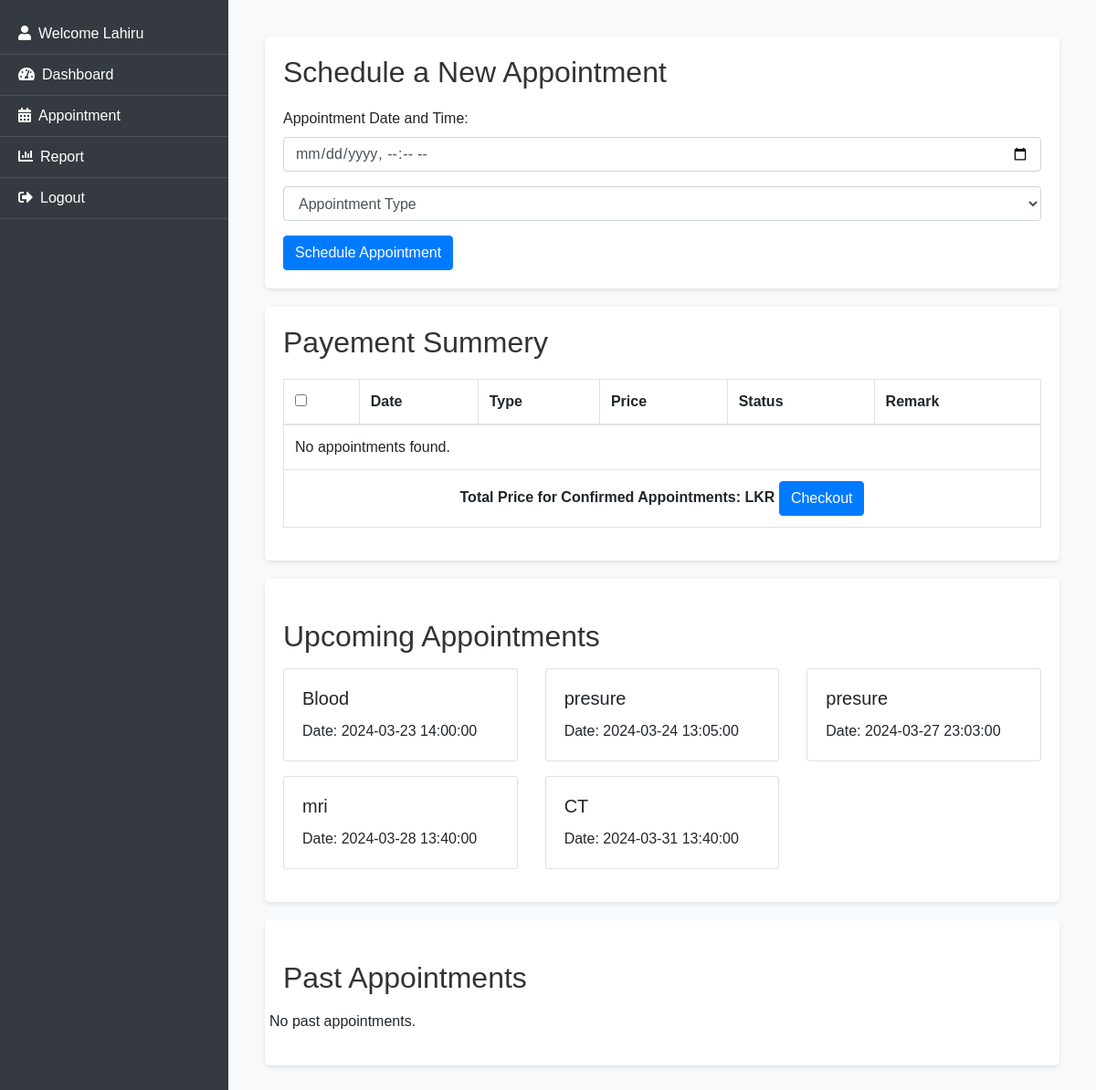
The page /pwelcome.php (signed in) on the database its author committed.
### tables this page shows
CREATE TABLE `appointments` (
  `appointment_id` int(11) NOT NULL,
  `patient_id` int(11) DEFAULT NULL,
  `appointment_date` datetime DEFAULT NULL,
  `status` enum('scheduled','cancelled','confirm','paid') DEFAULT 'scheduled',
  `created_at` timestamp NOT NULL DEFAULT current_timestamp(),
  `app_id` int(11) NOT NULL,
  `remark` varchar(45) NOT NULL
);

CREATE TABLE `appoinment_type` (
  `app_id` int(11) NOT NULL,
  `appoinment_type` varchar(20) NOT NULL,
  `price` double NOT NULL
);

### pwelcome.php (the view, shortened to what this page needs)
<?php
include('db_connection.php');
$user_id = $_SESSION['user_id'];
$upcomingAppointmentsQuery = "
select ap.appointment_date , apt.appoinment_type
from appoinment_type apt
join appointments ap on apt.app_id = ap.app_id
WHERE patient_id = 17 AND ap.status='paid' AND ap.appointment_date > NOW() ORDER BY appointment_date ASC";
$upcomingAppointmentsResult = $conn->query($upcomingAppointmentsQuery);
$pastAppointmentsQuery = "
select ap.appointment_date , apt.appoinment_type
from appoinment_type apt
join appointments ap on apt.app_id = ap.app_id
WHERE patient_id = $user_id AND appointment_date <= NOW() ORDER BY appointment_date DESC";
$pastAppointmentsResult = $conn->query($pastAppointmentsQuery);
?>
<!DOCTYPE html>
<html lang="en">
<head>
    <link rel="stylesheet" href="https://stackpath.bootstrapcdn.com/bootstrap/4.5.2/css/bootstrap.min.css">
    <link rel="stylesheet" href="https://cdnjs.cloudflare.com/ajax/libs/font-awesome/5.15.4/css/all.min.css">
    <link href="https://stackpath.bootstrapcdn.com/bootstrap/4.3.1/css/bootstrap.min.css" rel="stylesheet">
    <link rel="stylesheet" href="css/dashboard.css">
</head>
<body>
    <div class="sidebar">
        <div class="sidebar-item">
            <?php
            if (isset($_SESSION['user_type']) && isset($_SESSION['full_name'])) {
                echo "<a href='#'><i class='fas fa-user mr-2'></i>Welcome " . ucfirst($_SESSION['full_name']) . "</a>";
            }
            ?>
        </div>
        <div class="sidebar-item">
            <a href="pwelcome.php"><i class="fas fa-tachometer-alt mr-2"></i>Dashboard</a>
        </div>
        <div class="sidebar-item">
            <a href="appoinment.php"><i class="fas fa-calendar-alt mr-2"></i>Appointment</a>
        </div>
        <div class="sidebar-item">
            <a href="#"><i class="fas fa-chart-bar mr-2"></i>Report</a>
        </div>
        <div class="sidebar-item logout-btn">
            <?php
            if (isset($_SESSION['user_type']) && isset($_SESSION['full_name'])) {
                echo "<a href='login.php'><i class='fas fa-sign-out-alt mr-2'></i>Logout</a>";
            }
            ?>
        </div>
    </div>
    <div class="main-content">
        <main>
            <section id="schedule-appointment">
                <h2>Schedule a New Appointment</h2>
                <form action="appointment_handler.php" method="post">
                    <div class="form-group">
                        <label for="appointment_date">Appointment Date and Time:</label>
                        <input type="datetime-local" name="appointment_date" id="appointment_date" required class="form-control">
                    </div>
                    <div class="form-group">
                        <select name="appointment_type" id="appointment_type" class="form-control" required>
                            <option value="">Appointment Type</option>
                        </select>
                    </div>
                    <button type="submit" class="btn btn-primary">Schedule Appointment</button>
                </form>
            </section>
            <section id="upcoming-appointments">
                <h2>Payement Summery</h2>
                <?php
                $query = "
                SELECT a.appointment_id, a.appointment_date, apt.*, a.status, u.full_name , a.remark
                FROM appointments a
                JOIN users u ON a.patient_id = u.user_id
                JOIN appoinment_type apt on apt.app_id = a.app_id
                WHERE a.status != 'paid'
            ";
                if (isset($_SESSION['user_type']) && $_SESSION['user_type'] === 'patient') {
                    $patientId = $_SESSION['user_id'];
                    $query .= " AND a.patient_id = " . $patientId;
                } elseif (isset($_SESSION['user_type']) && ($_SESSION['user_type'] === 'admin' || $_SESSION['user_type'] === 'receptionist')) {
                } else {
                    echo "Access denied.";
                    exit;
                }
                $query .= " ORDER BY a.appointment_date ASC";
                $result = $conn->query($query);
                $totalPriceQuery = "SELECT sum(price) AS total_price
                FROM appointments a
                JOIN users u ON a.patient_id = u.user_id
                JOIN appoinment_type apt on apt.app_id = a.app_id
                where a.status ='confirm' and u.user_id='$user_id'";
                $totalPriceResult = $conn->query($totalPriceQuery);
                $totalPrice = 0;
                if ($totalPriceResult && $totalPriceResult->num_rows > 0) {
                    $row = $totalPriceResult->fetch_assoc();
                    $totalPrice = $row['total_price'];
                }
                ?>
                <ul>
                    <table class="table table-bordered">
                        <thead>
                            <tr>
                                <th><input type="checkbox" id="selectAllAppointments" /></th>
                                <th>Date</th>
                                <th>Type</th>
                                <th>Price</th>
                                <th>Status</th>
                                <th>Remark</th>
                            </tr>
                        </thead>
                        <tbody id="appointmentTable">
                            <?php
                            if ($result->num_rows > 0) {
                                while ($row = $result->fetch_assoc()) {
                                    echo "<tr>";
                                    if ($row['status'] === 'confirm') {
                                        echo "<td><input type='checkbox' class='selectAppointment' name='appointmentId[]' value='" . $row['appointment_id'] . "'></td>";
                                    } else {
                                        echo "<td></td>";
                                    }
                                    echo "<td>" . htmlspecialchars($row['appointment_date'], ENT_QUOTES, 'UTF-8') . "</td>";
                                    echo "<td>" . htmlspecialchars($row['appoinment_type'], ENT_QUOTES, 'UTF-8') . "</td>";
                                    echo "<td>" . htmlspecialchars($row['price'], ENT_QUOTES, 'UTF-8') . "</td>";
                                    echo "<td>" . htmlspecialchars($row['status'], ENT_QUOTES, 'UTF-8') . "</td>";
                                    echo "<td>" . htmlspecialchars($row['remark'], ENT_QUOTES, 'UTF-8') . "</td>";
                                    echo "</tr>";
                                }
                            } else {
                                echo "<tr><td colspan='6'>No appointments found.</td></tr>";
                            }
                            ?>
                        </tbody>
                        <tfoot>
                            <tr>
                                <td colspan="6" style="text-align: center;">
                                    <b>Total Price for Confirmed Appointments: LKR <?php echo $totalPrice; ?></b>
                                    <button id="checkoutButton" class="btn btn-primary">Checkout</button>
                                </td>
                            </tr>
                        </tfoot>
                    </table>
            </section>
            <section id="upcoming-appointments">
                <h2 class="mt-4 mb-3">Upcoming Appointments</h2>
                <div class="row">
                    <?php if ($upcomingAppointmentsResult->num_rows > 0) : ?>
                        <?php while ($appointment = $upcomingAppointmentsResult->fetch_assoc()) : ?>
                            <div class="col-md-4 mb-3">
                                <div class="card">
                                    <div class="card-body">
                                        <h5 class="card-title"><?= htmlspecialchars($appointment['appoinment_type'], ENT_QUOTES, 'UTF-8') ?></h5>
                                        <p class="card-text">Date: <?= htmlspecialchars($appointment['appointment_date'], ENT_QUOTES, 'UTF-8') ?></p>
                                    </div>
                                </div>
                            </div>
                        <?php endwhile; ?>
                    <?php else : ?>
                        <p>No upcoming appointments.</p>
                    <?php endif; ?>
                </div>
            </section>
            <section id="past-appointments">
                <h2 class="mt-4 mb-3">Past Appointments</h2>
                <div class="row">
                    <?php if ($pastAppointmentsResult->num_rows > 0) : ?>
                        <?php while ($appointment = $pastAppointmentsResult->fetch_assoc()) : ?>
                            <div class="col-md-4 mb-3">
                                <div class="card">
                                    <div class="card-body">
                                        <h5 class="card-title"><?= htmlspecialchars($appointment['appoinment_type'], ENT_QUOTES, 'UTF-8') ?></h5>
                                        <p class="card-text">Date: <?= htmlspecialchars($appointment['appointment_date'], ENT_QUOTES, 'UTF-8') ?></p>
                                    </div>
                                </div>
                            </div>
                        <?php endwhile; ?>
                    <?php else : ?>
                        <p>No past appointments.</p>
                    <?php endif; ?>
                </div>
            </section>
        </main>
    </div>
</body>
</html>

### css/dashboard.css (style rules this page uses)
body { font-family: Arial, sans-serif; margin: 0; padding: 0; background-color: #f4f4f4; }
main { padding: 20px; }
section { background-color: white; padding: 20px; margin-bottom: 20px; border-radius: 5px; box-shadow: 0 2px 4px rgba(0,0,0,0.1); }
h2 { color: #333; }
ul { list-style: none; padding: 0; }

### pwelcome.php (style rules this page uses)
body { font-family: Arial, sans-serif; background-color: #f8f9fa; }
.sidebar { position: fixed; top: 0; left: 0; height: 100%; width: 250px; background-color: #343a40; padding-top: 15px; color: #fff; }
.sidebar-item { padding: 10px 20px; border-bottom: 1px solid #495057; }
.sidebar-item a { color: #fff; text-decoration: none; }
.main-content { margin-left: 250px; padding: 20px; }
.main-content h2 { margin-bottom: 20px; }
.logout-btn { margin-top: auto; }

### rows shown on the page
appointments: app.appoinment_type "Blood", appointment_date "2024-03-23 14:00:00"
appointments: app.appoinment_type "presure", appointment_date "2024-03-24 13:05:00"
appointments: app.appoinment_type "presure", appointment_date "2024-03-27 23:03:00"
appointments: app.appoinment_type "mri", appointment_date "2024-03-28 13:40:00"
appointments: app.appoinment_type "CT", appointment_date "2024-03-31 13:40:00"

### other values the page prints
$_SESSION['full_name'] "Lahiru"
